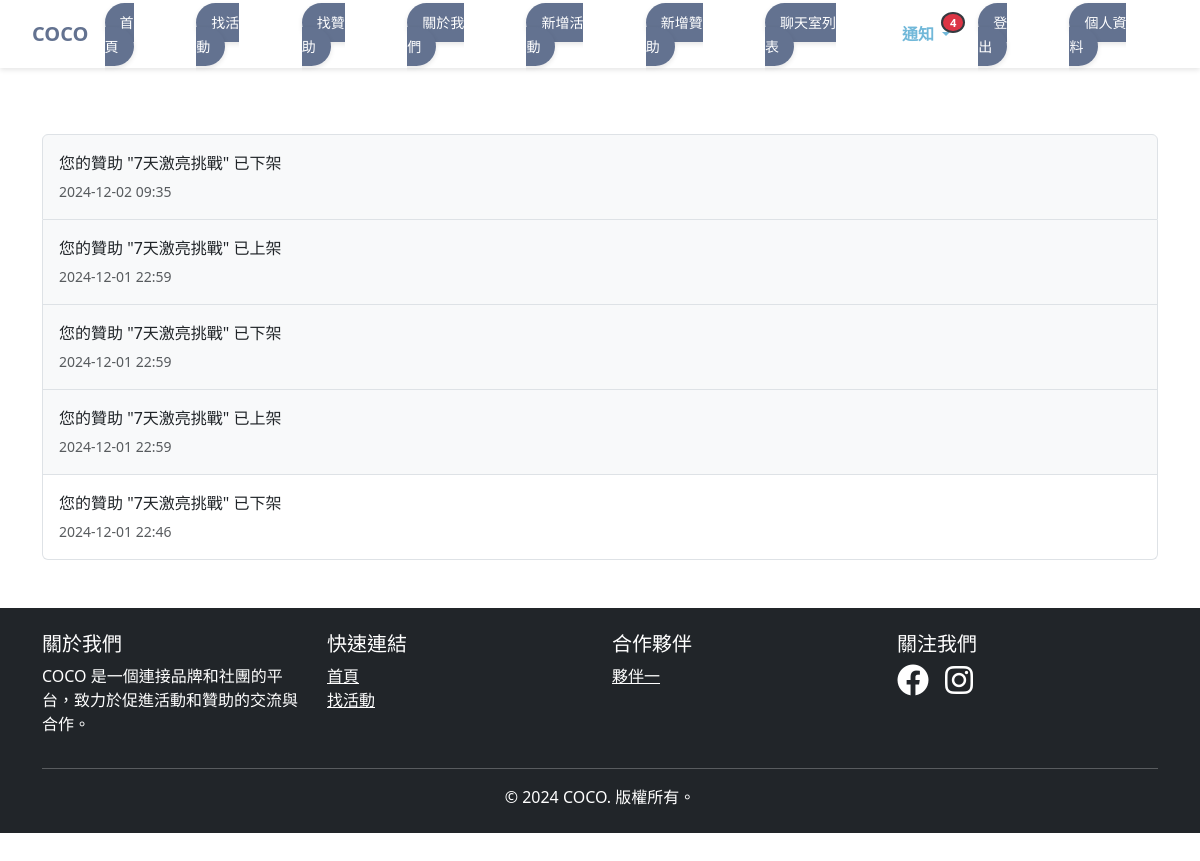
Before: /notifications/ (signed in) with the older database file.
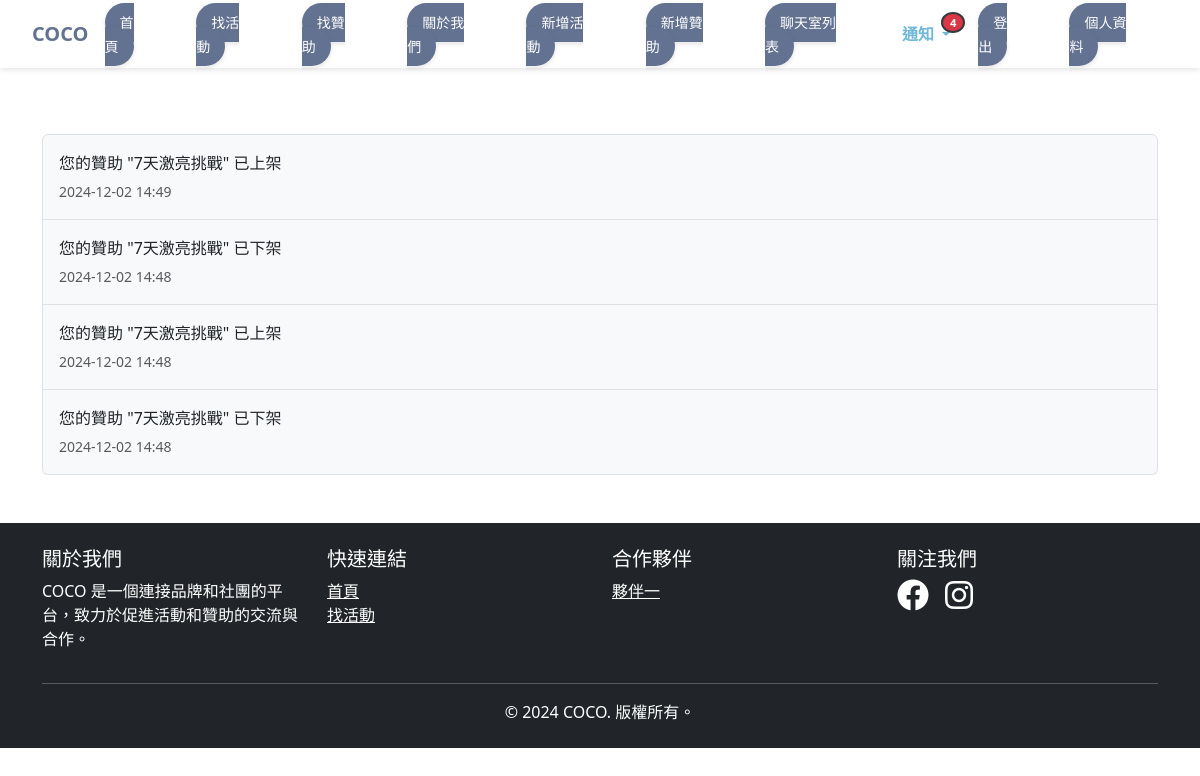
After: the same page with the newer database file.
### events/models.py (models this page shows, shortened)
class Notification(models.Model):
    user = models.ForeignKey(User, on_delete=models.CASCADE, related_name='notifications')
    activity = models.ForeignKey('Activitynew', on_delete=models.CASCADE, null=True, blank=True)
    sponsorship = models.ForeignKey('Sponsorshipnew', on_delete=models.CASCADE, null=True, blank=True)
    message = models.CharField(max_length=255)
    created_at = models.DateTimeField(auto_now_add=True)
    is_read = models.BooleanField(default=False)
    class Meta:
        ordering = ['-created_at']

### events/views.py (the view)
# urls.py: path('notifications/', views.notification_list, name='notification_list'),
@login_required
def notification_list(request):
    notifications = Notification.objects.filter(user=request.user).order_by('-created_at')
    return render(request, 'events/notification_list.html', {'notifications': notifications})

### events/context_processors.py (called while the page is built)
def notifications(request):
    if request.user.is_authenticated:
        notifications = Notification.objects.filter(user=request.user).order_by('-created_at')
        unread_count = notifications.filter(is_read=False).count()
        return {
            'notifications': notifications[:5],  # 只在這裡進行切片
            'unread_notifications_count': unread_count
        }
    return {}

### events/templates/events/notification_list.html
{% extends 'base.html' %}
{% block content %}
<div class="container mt-4">
    <h2 class="mb-4"> <br> </h2>
    {% if notifications %}
        <div class="list-group">
        {% for notification in notifications %}
            <div class="list-group-item d-flex justify-content-between align-items-center py-3 {% if not notification.is_read %}bg-light{% endif %}">
                <div>
                    <p class="mb-1">{{ notification.message }}</p>
                    <small class="text-muted">{{ notification.created_at|date:"Y-m-d H:i" }}</small>
                </div>
            </div>
        {% endfor %}
        </div>
    {% else %}
        <div class="alert alert-info text-center">目前沒有通知。</div>
    {% endif %}
</div>
{% endblock %}

### events/templates/base.html (shortened to what this page needs)
{% load django_bootstrap5 %}
{% load notification_tags %}
{% load static %}
<!DOCTYPE html>
<html lang="zh-Hant" data-bs-theme="auto">
<head>
    <link href="{% static 'css/styles.css' %}" rel="stylesheet">
    {% bootstrap_css %}
    <link rel="stylesheet" href="https://cdnjs.cloudflare.com/ajax/libs/font-awesome/6.0.0-beta3/css/all.min.css">
    <link rel="stylesheet" href="https://unpkg.com/leaflet@1.7.1/dist/leaflet.css" />
</head>
<body>
<header data-bs-theme="dark">
  <nav class="navbar navbar-expand-md navbar-dark fixed-top custom-navbar">
    <div class="container-fluid">
      <a class="navbar-brand" href="{% url 'event_list' %}">COCO</a>
      <div
        class="offcanvas offcanvas-end"
        tabindex="-1"
        id="offcanvasNavbar"
        aria-labelledby="offcanvasNavbarLabel"
      >
        <div class="offcanvas-body">
          <ul class="navbar-nav justify-content-start flex-grow-1 pe-3">
            <li class="nav-item">
              <a class="nav-button" href="{% url 'event_list' %}">首頁</a>
            </li>
            <li class="nav-item">
              <a class="nav-button" href="{% url 'activitynew_list' %}">找活動</a>
            </li>
            <li class="nav-item">
              <a class="nav-button" href="{% url 'sponsorship_list' %}">找贊助</a>
            </li>
            <li class="nav-item">
              <a class="nav-button" href="{% url 'about_us' %}">關於我們</a>
            </li>
            <li class="nav-item">
              <a class="nav-button" href="{% url 'add_activity' %}">新增活動</a>
            </li>
            <li class="nav-item">
              <a class="nav-button" href="{% url 'add_sponsorship' %}">新增贊助</a>
            </li>
            <li class="nav-item">
              <a class="nav-button" href="{% url 'chatroom_list' %}">聊天室列表</a>
            </li>
          </ul>
          <ul class="navbar-nav ms-auto">
            <li class="nav-item dropdown">
              <a
                class="nav-link dropdown-toggle position-relative"
                href="#"
                id="navbarDropdownMenuLink"
                role="button"
                data-bs-toggle="dropdown"
                aria-expanded="false"
              >
                通知
                {% if unread_notifications_count > 0 %}
                <span class="badge bg-danger notification-badge">
                  {{ unread_notifications_count }}
                </span>
                {% endif %}
              </a>
            </li>
            {% if user.is_authenticated %}
            <li class="nav-item">
              <a href="{% url 'logout' %}" class="nav-button">登出</a>
            </li>
            <li class="nav-item">
              <a href="{% url 'profile' %}" class="nav-button">個人資料</a>
            </li>
            {% endif %}
          </ul>
        </div>
      </div>
    </div>
  </nav>
</header>
<main>
    {% block content %}
    {% endblock %}
</main>
<footer class="bg-dark text-white mt-5">
    <div class="container py-4">
        <div class="row">
            <div class="col-md-3"><h5>關於我們</h5><p>COCO 是一個連接品牌和社團的平台，致力於促進活動和贊助的交流與合作。</p></div>
            <div class="col-md-3"><h5>快速連結</h5><ul class="list-unstyled"><li><a href="{% url 'event_list' %}" class="text-white">首頁</a></li><li><a href="#" class="text-white">找活動</a></li></ul></div>
            <div class="col-md-3"><h5>合作夥伴</h5><ul class="list-unstyled"><li><a href="#" class="text-white">夥伴一</a></li></ul></div>
            <div class="col-md-3"><h5>關注我們</h5><a href="#" class="text-white me-3"><i class="fab fa-facebook fa-2x"></i></a><a href="#" class="text-white"><i class="fab fa-instagram fa-2x"></i></a></div>
        </div>
        <hr class="bg-white">
        <div class="text-center"><p class="mb-0">&copy; 2024 COCO. 版權所有。</p></div>
    </div>
</footer>
</body>
</html>

### events/static/css/styles.css (style rules this page uses)
body { padding-top: 3rem; padding-bottom: 3rem; color: rgb(var(--bs-tertiary-color-rgb)); }
.custom-navbar { background-color: rgba(0, 0, 0, 0.4); }

### events/templates/base.html (style rules this page uses)
.navbar-brand { color: #637290 !important; font-weight: bold; text-transform: uppercase; }
.custom-navbar { background: rgba(255, 255, 255, 0.8); box-shadow: 0 2px 5px rgba(0, 0, 0, 0.1); padding: 10px 20px; }
.nav-button { background-color: #637290; border: none; color: white; border-radius: 25px; padding: 10px 20px; font-size: 14px; font-weight: 500; text-decoration: none; cursor: pointer; transition: all 0.3s ease; box-shadow: 0 2px 5px rgba(0, 0, 0, 0.1); margin: 10px 15px 10px 0; }
.navbar-nav .nav-link { font-weight: 500; color: white !important; transition: color 0.3s ease; }
@media (min-width: 1200px) { .navbar-nav { flex-direction: row; align-items: center; gap: 20px; } }
@media (min-width: 1200px) { .nav-item { display: inline-block; } }
@media (min-width: 1200px) { .nav-button { padding: 10px 15px; border-radius: 25px; background-color: #637290; color: white; text-decoration: none; font-size: 14px; font-weight: 500; transition: background-color 0.3s, transform 0.3s; } }
@media (min-width: 1200px) { .notification-badge { margin-left: 5px; } }
.nav-item.dropdown > .nav-link { color: #71b8d9 !important; font-weight: bold; transition: all 0.3s ease; }
.notification-badge { position: absolute; top: 0; right: -5px; font-size: 0.7rem; padding: 0.25em 0.6em; border-radius: 50%; box-shadow: 0 0 0 2px #343a40; animation: pulse 2s infinite; }

Changed rows visible on the page:
removed Notification: message "您的贊助 \"7天激亮挑戰\" 已下架", created_at "2024-12-02 09:35"
removed Notification: message "您的贊助 \"7天激亮挑戰\" 已上架", created_at "2024-12-01 22:59"
removed Notification: message "您的贊助 \"7天激亮挑戰\" 已下架", created_at "2024-12-01 22:59"
removed Notification: message "您的贊助 \"7天激亮挑戰\" 已上架", created_at "2024-12-01 22:59"
removed Notification: message "您的贊助 \"7天激亮挑戰\" 已下架", created_at "2024-12-01 22:46", is_read True (drawn)
added Notification: message "您的贊助 \"7天激亮挑戰\" 已上架", created_at "2024-12-02 14:49"
added Notification: message "您的贊助 \"7天激亮挑戰\" 已下架", created_at "2024-12-02 14:48"
added Notification: message "您的贊助 \"7天激亮挑戰\" 已上架", created_at "2024-12-02 14:48"
added Notification: message "您的贊助 \"7天激亮挑戰\" 已下架", created_at "2024-12-02 14:48"
